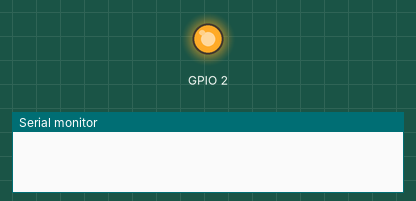
Recording of a sketch running on a simulated ESP8266 (NodeMCU). Parts: output pins drawn as LEDs (lit = HIGH), the last lines printed to the serial monitor. WiFi joins after 1.5 s; servers stay silent unless stated.

Above: at 0.1 s.
At 2.6 s:
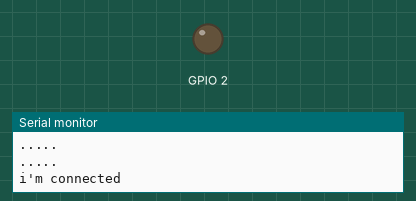
Timing chart, 0 to 4.1 s (numbered marks = the images above):
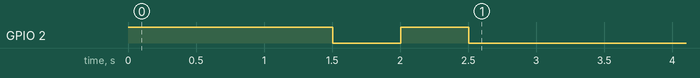

The sketch:

ee445l_esp.ino
```cpp
#include <Wire.h>
#include <ESP8266WiFi.h>
#include <WiFiUDP.h>

const char* ssid     = "MySpectrumWiFi60-2G";
const char* password = "betterocean560";
const char* ip = "192.168.1.15";


//const char* ssid     = "EE-IOT-Platform-03";
//const char* password = "dUQQE?&W44x7";
//const char* ip = "10.145.231.183";


WiFiUDP Client;

int sum = 0;
char microphone_trigger, reed_trigger, temperature_trigger;

void setup() {
  pinMode(2, OUTPUT);     // Initialize the LED_BUILTIN pin as an output
  digitalWrite(2, HIGH);
  Serial.begin(9600);

  WiFi.begin(ssid, password);
  while (WiFi.status() != WL_CONNECTED) {
    delay(500);
    Serial.println(".....");
  }

  Serial.println("i'm connected");

  digitalWrite(2, LOW);
  delay(500);
  digitalWrite(2, HIGH);
  delay(500);
  digitalWrite(2, LOW);

  Serial.flush();
}

// the loop function runs over and over again forever
void loop() {

  while (Serial.available() > 0)   {


      microphone_trigger = Serial.read();  // assigns one byte (as serial.read()'s only input one byte at a time
      //Serial.println(microphone_trigger);
      if( microphone_trigger == 'x'){
        sum += 1;
      }

      reed_trigger = Serial.read();  // assigns one byte (as serial.read()'s only input one byte at a time
      //Serial.println(reed_trigger);
      if( reed_trigger == 'y'){
        sum += 10;
      }

      temperature_trigger = Serial.read();  // assigns one byte (as serial.read()'s only input one byte at a time
      //Serial.println(temperature_trigger);
      if( temperature_trigger == 'z'){
        sum += 100;
      }

      Client.beginPacket(ip,6789);
      Client.write(sum);
      Client.endPacket();
      delay(2);

      sum = 0;
      yield();
  }

  yield();


}
```
